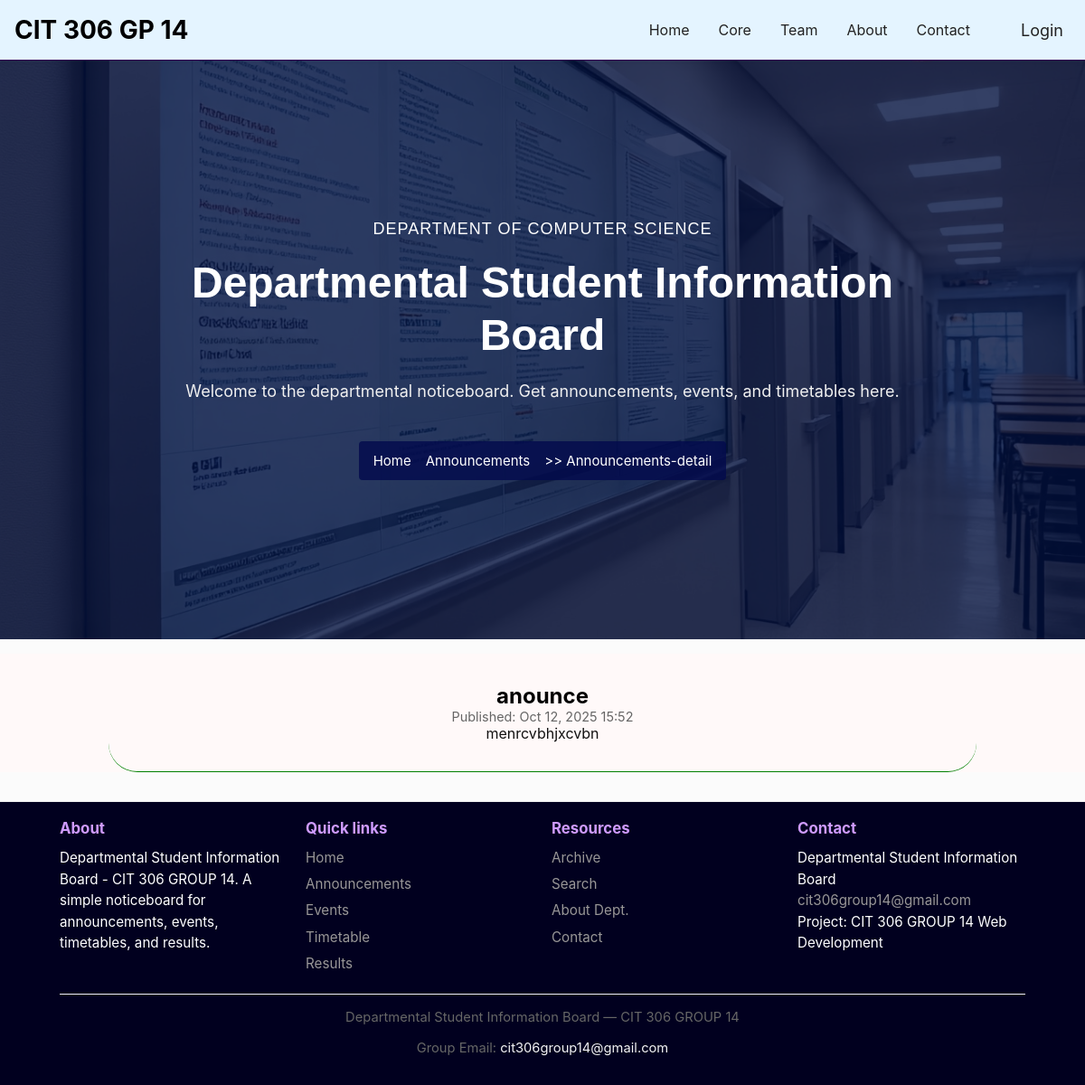
The app's page /board/announcement/1/ with its own data.
### board/models.py (models this page shows, shortened)
class Announcement(models.Model):
    title = models.CharField(max_length=255)
    body = models.TextField()
    author = models.ForeignKey(User, on_delete=models.SET_NULL, null=True, blank=True)
    publish_date = models.DateTimeField(auto_now_add=True)
    expiry_date = models.DateTimeField(null=True, blank=True)
    status = models.CharField(max_length=20, choices=STATUS_CHOICES, default='draft')
    is_pinned = models.BooleanField(default=False)
    class Meta:
        ordering = ['-is_pinned', '-publish_date']

### board/views.py (the view)
# urls.py: path('announcement/<int:pk>/', views.announcement_detail, name='announcement_detail'),
def announcement_detail(request, pk):
    a = get_object_or_404(Announcement, pk=pk)
    return render(request, 'board/announcement_detail.html', {'announcement': a})

### board/templates/board/announcement_detail.html (shortened to what this page needs)
{% extends 'core/base.html' %}
{% load static %}
{% block content %}
<section class="heroBanner">
    <div class="container">
        <div class="row">
            <div class="col-md-10 col-lg-8 col-xl-7">
                <div class="heroContent">
                    <h5>Department of Computer Science</h5>
                    <h2>Departmental Student Information Board</h2>
                    <p>Welcome to the departmental noticeboard. Get announcements, events, and timetables here.</p>
                    <div class="heroBreadcrumb">
                        <a href="{% url 'core:home' %}">Home</a>
                        <a href="{% url 'core:home' %}">Announcements</a>
                        <span> >> Announcements-detail</span>
                    </div>
                </div>
            </div>
        </div>
    </div>
</section>
<center style="width: 100%; max-height: 60vh; background-color: #fff9f9;">
  <center><article style="width: 80%; height: auto; padding: 2rem; margin-top: 1rem; border-radius: 2rem; border-bottom: 1px solid green;">
  <h2 style="text-decoration: none; color: black;">{{ announcement.title }}</h2>
  <div class="meta">Published: {{ announcement.publish_date|date:'M d, Y H:i' }}</div>
  <div class="content">{{ announcement.body|linebreaks }}</div>
</article></center></center>
{% endblock %}

### static/css/style.css (style rules this page uses)
:root { --primary: #1f0030; --muted: #666; --accent: #0d6efd; --bg: #fbfbfb; margin: 0; width: 100%; }
* { box-sizing:border-box }
body { font-family:Inter, Arial, sans-serif; margin:0; background:var(--bg); color:#111 }
.container { width:100%; max-width:1200px; margin:0 auto; padding:1rem }
.meta { color:var(--muted);font-size:0.9rem }

### records on screen
Announcement: title "anounce", publish_date "Oct 12, 2025 15:52", body "menrcvbhjxcvbn"
